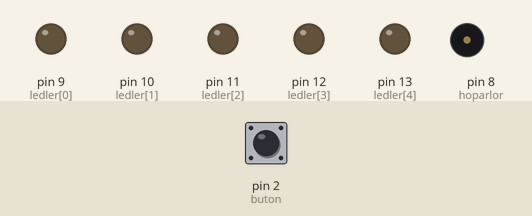
Bench run of a sketch on a simulated Arduino Uno, built with avr-gcc and run on an emulated ATmega328P. Shown: output pins drawn as LEDs (lit = HIGH), buzzer (waves = sounding). The test bench sets the inputs (shaded band); at power-on: pin 2 (buton) HIGH. Random numbers use the default seed unless the sketch sets one.

Above: at 1.2 s.
1.3 s: pin 2 (buton) pulled LOW for 0.15 s
At 3.01 s:
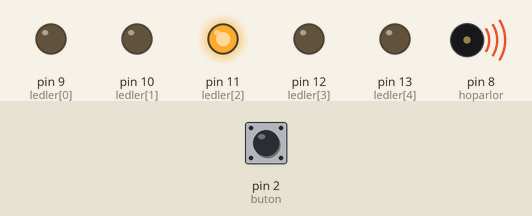
At 5.12 s:
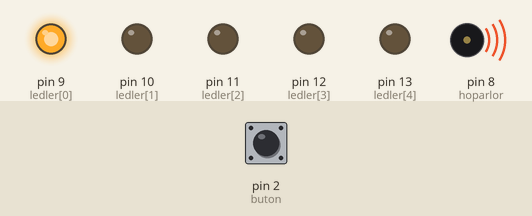
Timing chart, 0 to 10.3 s (numbered marks = the images above; inputs shaded):
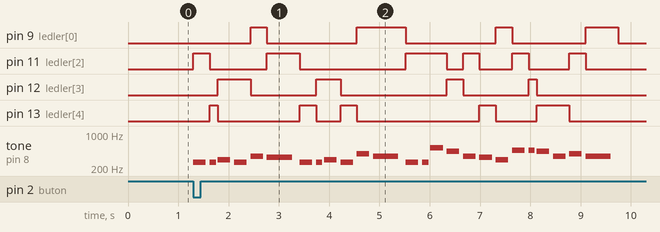

The sketch:

M_zik_Led.ino
```cpp
/* * Annen İçin Doğum Günü Hediyesi
 * 5 LED + Hoparlör + Buton (Dahili Pull-up)
 */

#define NOTE_C4  262
#define NOTE_D4  294
#define NOTE_E4  330
#define NOTE_F4  349
#define NOTE_G4  392
#define NOTE_A4  440
#define NOTE_AS4 466
#define NOTE_B4  494
#define NOTE_C5  523

// Pin Tanımlamaları
int hoparlor = 8;
int buton = 2;
int ledler[] = {9, 10, 11, 12, 13}; // LED'lerin bağlı olduğu pinler

// Melodi Notaları
int melodi[] = {
  NOTE_C4, NOTE_C4, NOTE_D4, NOTE_C4, NOTE_F4, NOTE_E4,
  NOTE_C4, NOTE_C4, NOTE_D4, NOTE_C4, NOTE_G4, NOTE_F4,
  NOTE_C4, NOTE_C4, NOTE_C5, NOTE_A4, NOTE_F4, NOTE_E4, NOTE_D4,
  NOTE_AS4, NOTE_AS4, NOTE_A4, NOTE_F4, NOTE_G4, NOTE_F4
};

// Nota Süreleri (4: çeyrek, 8: sekizlik)
int sureler[] = {
  4, 8, 4, 4, 4, 2,
  4, 8, 4, 4, 4, 2,
  4, 8, 4, 4, 4, 4, 4,
  4, 8, 4, 4, 4, 2
};

void setup() {
  pinMode(hoparlor, OUTPUT);
  pinMode(buton, INPUT_PULLUP); // Harici direnç gerektirmez

  for (int i = 0; i < 5; i++) {
    pinMode(ledler[i], OUTPUT);
  }
}

void loop() {
  // Butona basıldığında (GND'ye çekildiğinde) başla
  if (digitalRead(buton) == LOW) {

    // Şarkıyı çalmaya başla
    for (int i = 0; i < 25; i++) {
      int notaSuresi = 1000 / sureler[i];

      // Müzik çalarken rastgele bir LED seç ve yak
      int secilenLed = random(0, 5);

      tone(hoparlor, melodi[i], notaSuresi);
      digitalWrite(ledler[secilenLed], HIGH);

      int ara = notaSuresi * 1.30;
      delay(ara);

      // Notayı durdur ve TÜM LED'leri söndür (bir sonraki nota için hazırlık)
      noTone(hoparlor);
      for (int j = 0; j < 5; j++) {
        digitalWrite(ledler[j], LOW);
      }
    }
  }
}
```

Measured:
- after the input at 1.3 s, pin 9 (ledler[0]): LOW → HIGH after 1.1 s, → LOW 0.33 s later, → HIGH 1.8 s later, → LOW 0.98 s later, … (8 changes in this stretch); pin 11 (ledler[2]): LOW → HIGH at once, → LOW 0.33 s later, → HIGH 1.1 s later, → LOW 0.65 s later, … (12 changes in this stretch)
